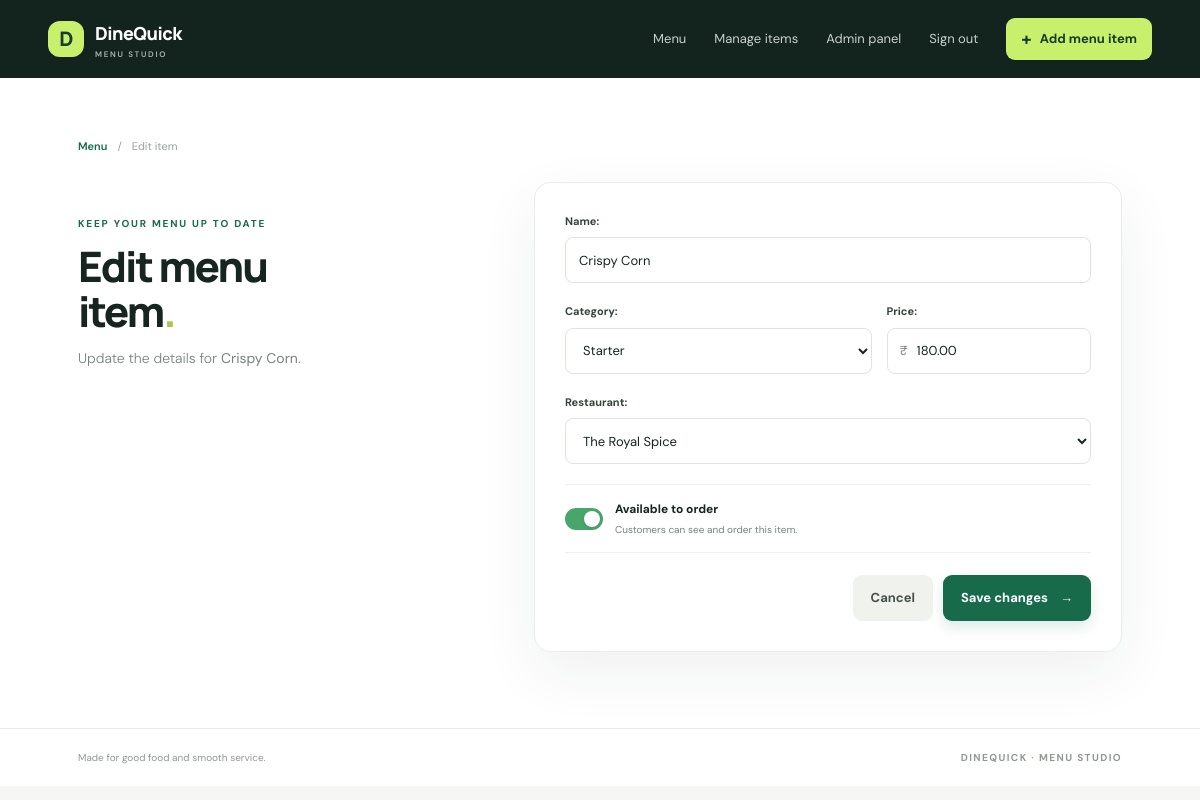
Screenshot of /menu/2/edit/ (signed in) with the database file from the repository.
### menuapp/models.py (models this page shows, shortened)
class MenuItem(models.Model):
    class Category(models.TextChoices):
        STARTER = "Starter", "Starter"
        MAIN = "Main", "Main"
        DESSERT = "Dessert", "Dessert"
        BEVERAGE = "Beverage", "Beverage"
    name = models.CharField(max_length=100)
    price = models.DecimalField(max_digits=8, decimal_places=2)
    category = models.CharField(max_length=10, choices=Category.choices)
    available = models.BooleanField(default=True)
    restaurant = models.ForeignKey(Restaurant, on_delete=models.CASCADE, related_name="menu_items")

### menuapp/views.py (the view)
# urls.py: urlpatterns = [path("menu/", MenuItemListView.as_view(), name="menu-list"), path("menu/add/", MenuItemCreateView.as_view(), name="menu-add"), path("menu/<int:pk>/edit/", MenuItemUpdateView.as_view(), 
class MenuItemUpdateView(LoginRequiredMixin, UpdateView):
    model = MenuItem
    form_class = MenuItemForm
    template_name = "menuapp/menuitem_update.html"
    success_url = reverse_lazy("menu-list")
    def get_context_data(self, **kwargs):
        context = super().get_context_data(**kwargs)
        context["has_restaurants"] = Restaurant.objects.exists()
        return context

### menuapp/forms.py
class MenuItemForm(forms.ModelForm):
    class Meta:
        model = MenuItem
        fields = ["name", "price", "category", "available", "restaurant"]
        widgets = {
            "name": forms.TextInput(attrs={"class": "field-control", "placeholder": "e.g. Paneer Tikka"}),
            "price": forms.NumberInput(attrs={"class": "field-control", "placeholder": "0.00", "min": "0", "step": "0.01"}),
            "category": forms.Select(attrs={"class": "field-control"}),
            "available": forms.CheckboxInput(attrs={"class": "field-checkbox"}),
            "restaurant": forms.Select(attrs={"class": "field-control"}),
        }
    def __init__(self, *args, **kwargs):
        super().__init__(*args, **kwargs)
        restaurants = self.fields["restaurant"].queryset.order_by("name")
        self.fields["restaurant"].queryset = restaurants
        self.fields["restaurant"].empty_label = "Choose a restaurant" if restaurants.exists() else "No restaurants yet - add one in Admin"

### menuapp/models.py (called while the page is built)
    def __str__(self): return self.name

### menuapp/templates/menuapp/menuitem_update.html (shortened to what this page needs)
{% extends "menuapp/base.html" %}
{% block content %}
<div class="breadcrumb"><a href="{% url 'menu-list' %}">Menu</a><span>/</span><span>Edit item</span></div>
<section class="form-layout"><div class="form-intro"><p class="eyebrow">KEEP YOUR MENU UP TO DATE</p><h1>Edit menu<br>item<span class="heading-dot">.</span></h1><p class="lead">Update the details for <strong>{{ object.name }}</strong>.</p></div>
<div class="surface form-surface"><form method="post" class="menu-form" novalidate>
<div class="form-field">{{ form.name.label_tag }}{{ form.name }}{% for error in form.name.errors %}<small class="field-error">{{ error }}</small>{% endfor %}</div>
<div class="form-row"><div class="form-field">{{ form.category.label_tag }}{{ form.category }}</div><div class="form-field">{{ form.price.label_tag }}<div class="price-input"><span>₹</span>{{ form.price }}</div></div></div>
<div class="form-field">{{ form.restaurant.label_tag }}{{ form.restaurant }}{% for error in form.restaurant.errors %}<small class="field-error">{{ error }}</small>{% endfor %}</div>
<label class="availability-row"><span class="toggle-wrap">{{ form.available }}<span class="toggle-ui"></span></span><span><strong>Available to order</strong><small>Customers can see and order this item.</small></span></label>
<div class="form-actions"><a class="button button-quiet" href="{% url 'menu-list' %}">Cancel</a><button class="button button-primary" type="submit">Save changes <span>→</span></button></div>
</form></div></section>
{% endblock %}

### menuapp/static/menuapp/style.css (style rules this page uses)
:root { --ink:#172520;--muted:#78827d;--green:#176b4b;--green-dark:#10563b;--lime:#c9f06c;--paper:#f6f7f3;--line:#e7eae4;--white:#fff;--red:#b44236;--shadow:0 20px 60px rgba(29,48,37,.07) }
* { box-sizing:border-box }
html { min-height:100%;background:var(--paper) }
body { margin:0;color:var(--ink);font-family:'DM Sans',Arial,sans-serif;font-size:15px;-webkit-font-smoothing:antialiased }
a { color:inherit;text-decoration:none }
button,input,select { font:inherit }
.eyebrow { margin:0 0 13px;color:var(--green);font-size:10px;font-weight:700;letter-spacing:1.8px }
.page-heading h1,.form-intro h1,.delete-surface h1,.login-surface h1 { font:800 clamp(34px,4vw,46px)/1.08 Manrope,sans-serif;letter-spacing:-2px;margin:0 }
.heading-dot { color:#a6c94c }
.lead { margin:13px 0 0;color:var(--muted);font-size:14px;line-height:1.65 }
.button { min-height:46px;display:inline-flex;align-items:center;justify-content:center;gap:12px;border:0;border-radius:9px;padding:0 18px;font-size:13px;font-weight:700;cursor:pointer;transition:transform .18s,background .18s,box-shadow .18s }
.button-primary { background:var(--green);color:white;box-shadow:0 6px 14px rgba(23,107,75,.15) }
.button-quiet { background:#f0f2ed;color:#46514b }
.surface { background:var(--white);border:1px solid #eaede8;border-radius:17px;box-shadow:var(--shadow) }
.form-layout { display:grid;grid-template-columns:minmax(220px,.8fr) minmax(400px,1.2fr);gap:64px;align-items:start;padding-top:24px }
.form-intro { padding-top:34px }
.form-intro h1 { font-size:42px }
.form-surface { padding:30px }
.menu-form { display:flex;flex-direction:column;gap:20px }
.form-field { display:flex;flex-direction:column;gap:8px;min-width:0 }
.form-field label { font-size:11px;font-weight:700;color:#35443a }
.field-control { width:100%;height:46px;padding:0 13px;border:1px solid #dfe4dc;border-radius:8px;background:#fff;color:var(--ink);outline:none;font-size:13px;transition:border-color .15s,box-shadow .15s }
.field-control::placeholder { color:#a7aea8 }
.form-row { display:grid;grid-template-columns:1.2fr .8fr;gap:15px }
.price-input { position:relative }
.price-input>span { position:absolute;left:13px;top:50%;transform:translateY(-50%);font-size:13px;color:#7b857e }
.price-input .field-control { padding-left:29px }
.availability-row { display:flex;align-items:center;gap:12px;padding:15px 0;border-top:1px solid #eef0ec;border-bottom:1px solid #eef0ec;cursor:pointer }
.availability-row strong,.availability-row small { display:block }
.availability-row strong { font-size:12px }
.availability-row small { margin-top:4px;color:var(--muted);font-size:10px }
.toggle-wrap { position:relative;width:38px;height:22px;flex:0 0 38px }
.toggle-ui { position:absolute;inset:0;border-radius:30px;background:#c8cec9;transition:background .2s }
.toggle-ui:after { content:'';position:absolute;top:3px;left:3px;width:16px;height:16px;border-radius:50%;background:white;box-shadow:0 1px 3px #0002;transition:transform .2s }
.field-checkbox:checked+.toggle-ui { background:#48a66d }
.field-checkbox:checked+.toggle-ui:after { transform:translateX(16px) }
.form-actions { display:flex;justify-content:flex-end;gap:10px;padding-top:2px }
.breadcrumb { display:flex;gap:10px;align-items:center;color:#98a19a;font-size:11px;margin-bottom:3px }
.breadcrumb a { color:var(--green);font-weight:600 }

### rows the page displays
MenuItem: name "Crispy Corn", category "Starter", price "180.00", restaurant "The Royal Spice"
